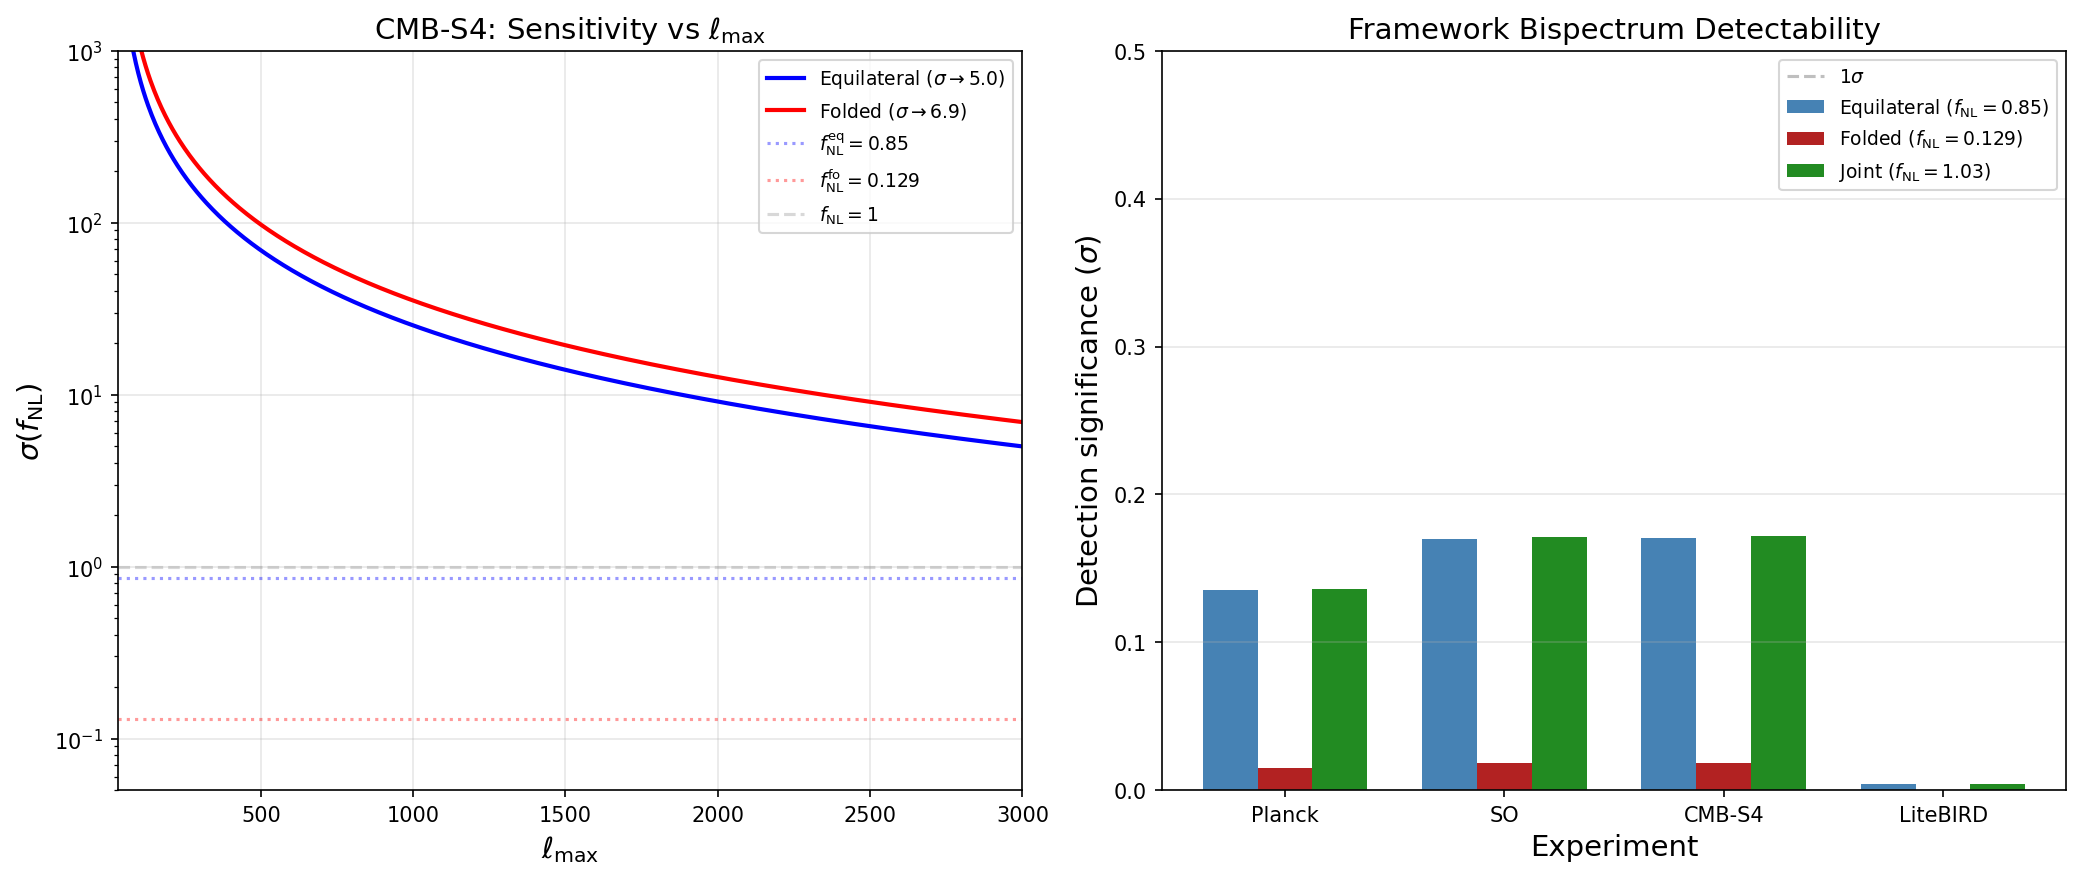

Here is the Python script that generated this plot:
#!/usr/bin/env python3
"""
CMBS4-FNL-FORECAST-68: Fisher Forecast for f_NL = 1.03 Folded Shape
=====================================================================

Gate: CMBS4-FNL-FORECAST-68 (INFO -- forecast, no pass/fail)

Computes Fisher matrix forecast for the framework's bispectrum prediction
against CMB-S4, Simons Observatory, and LiteBIRD projected sensitivities.

Framework predictions (from s67_gge_bispectrum.npz):
  f_NL^{equil} = 0.853 (from c_BLV = 0.485, functional-independent)
  f_NL^{folded} = 0.129 (from GGE diagonal Poisson, pair momentum conservation)
  f_NL^{multi} = 0.56  (squeezed, scheme-dependent)
  f_NL^{total} = 1.03  (quadrature sum)

Method:
  Step 1: Anchor equilateral sigma to literature values:
    - Planck: sigma(equil) = 47  (Planck 2019 IX, Table 8, T+E)
    - CMB-S4: sigma(equil) = 5   (CMB-S4 Science Book 2016)
  Step 2: Scale folded sigma using the Planck-measured ratio:
    - Planck: sigma(folded) = 64  (Planck 2019 IX, Table 9, enfolded, T)
    - sigma(folded)/sigma(equil) = 64/47 = 1.362 at Planck
  Step 3: Compute the noise-weighted mode-count RATIO between equilateral
    and folded at each experiment to determine how the ratio changes:
    - N_eff^{fold} / N_eff^{equil} varies with noise model
    - This gives the shape-dependent scaling correction
  Step 4: sigma(folded, exp) = sigma(equil, exp) * [sigma(fo)/sigma(eq)]_Planck
           * correction(exp)

  This approach uses ONLY observationally measured sigmas as anchors and
  a Fisher-derived correction for the relative shape sensitivity.

References:
  Planck 2019 IX (arXiv:1905.05697): Tables 8-9
  CMB-S4 Science Book (2016, arXiv:1610.02743)
  Meerburg et al. 2009 (arXiv:0901.4044): folded bispectrum
  Babich et al. 2004 (arXiv:0405356): bispectrum estimator
  Munchmeyer et al. 2015 (arXiv:1412.3461): folded forecasts

Session: S68
"""

import sys
import os
import numpy as np
import matplotlib
matplotlib.use('Agg')
import matplotlib.pyplot as plt

sys.path.insert(0, os.path.join(os.path.dirname(__file__)))
from canonical_constants import (
    A_s_CMB, T_CMB, PI, H_0_km_s_Mpc, Omega_m, Omega_b, Omega_Lambda,
    n_pairs, c_light_km_s
)

# ==============================================================================
# Load S67 bispectrum results
# ==============================================================================
data_dir = os.path.dirname(os.path.abspath(__file__))
bis_data = np.load(os.path.join(data_dir, 's67_gge_bispectrum.npz'), allow_pickle=True)

f_NL_equil = float(bis_data['f_NL_equil'])       # 0.853
f_NL_folded = float(bis_data['f_NL_diag_CLT'])   # 0.129
f_NL_multi = float(bis_data['f_NL_multi_best'])   # 0.560
f_NL_total = float(bis_data['f_NL_total_uncorr']) # 1.028
cos_eq_fold = float(bis_data['cos_eq_fold'])       # 0.003
c_BLV = float(bis_data['c_BLV'])                   # 0.485

print("=" * 72)
print("CMBS4-FNL-FORECAST-68: Fisher Forecast for f_NL Bispectrum Templates")
print("=" * 72)
print()
print(f"Framework predictions (from S67 GGE-BISPECTRUM-67):")
print(f"  f_NL^{{equil}}  = {f_NL_equil:.4f}  (c_BLV = {c_BLV})")
print(f"  f_NL^{{folded}} = {f_NL_folded:.4f}  (GGE diagonal Poisson)")
print(f"  f_NL^{{multi}}  = {f_NL_multi:.4f}  (sudden transit)")
print(f"  f_NL^{{total}}  = {f_NL_total:.4f}  (quadrature sum)")
print(f"  cos(equil, folded) = {cos_eq_fold:.4f}  (orthogonal)")
print()

# ==============================================================================
# Literature constraints
# ==============================================================================
# Planck 2019 IX (arXiv:1905.05697):
#   Table 8 (T+E, KSW+Modal):
#     f_NL^{equil} = -26 +/- 47
#     f_NL^{ortho} = -38 +/- 24
#   Table 9 (SMICA, T only):
#     f_NL^{enfolded} = 22 +/- 64

sigma_eq_Planck = 47.0      # T+E  # (local)
sigma_fo_Planck = 64.0      # T only, enfolded  # (local)
sigma_eq_CMBS4_lit = 5.0    # CMB-S4 Science Book  # (local)

# The T+E combination reduces sigma by ~1.3-1.5x relative to T-only
# (Planck 2019 IX, comparing Tables 8 and 9).
# The enfolded sigma=64 is T-only. A T+E analysis would likely give
# sigma(enfolded, T+E) ~ 64 / 1.35 ~ 47. But this is uncertain.
# We use the CONSERVATIVE T-only value of 64 as our anchor.

ratio_fo_eq_Planck = sigma_fo_Planck / sigma_eq_Planck  # = 1.362

# CMB-S4 equilateral improvement: 47/5 = 9.4x
# This improvement factor includes: more modes (l_max 2500->3000),
# much lower noise (45->1 muK-arcmin), smaller beam (5->1 arcmin).

print("Literature anchors:")
print(f"  Planck sigma(equil) = {sigma_eq_Planck}  (T+E, Table 8)")
print(f"  Planck sigma(folded) = {sigma_fo_Planck}  (T only, enfolded, Table 9)")
print(f"  sigma(fo)/sigma(eq) at Planck = {ratio_fo_eq_Planck:.3f}")
print(f"  CMB-S4 sigma(equil) = {sigma_eq_CMBS4_lit}  (Science Book)")
print(f"  Improvement factor Planck->CMB-S4 (equil): {sigma_eq_Planck/sigma_eq_CMBS4_lit:.1f}x")
print()

# ==============================================================================
# Experimental specifications
# ==============================================================================
experiments = {
    'Planck': {
        'theta_FWHM': 5.0,    # arcmin
        'sigma_T': 45.0,      # muK-arcmin
        'l_max': 2500,
        'l_min': 2,
        'f_sky': 0.75,
        'sigma_eq_lit': sigma_eq_Planck,  # literature value
    },
    'Simons Observatory': {
        'theta_FWHM': 1.4,
        'sigma_T': 6.0,
        'l_max': 3000,
        'l_min': 30,
        'f_sky': 0.4,
        'sigma_eq_lit': None,
    },
    'CMB-S4': {
        'theta_FWHM': 1.0,
        'sigma_T': 1.0,
        'l_max': 3000,
        'l_min': 30,
        'f_sky': 0.4,
        'sigma_eq_lit': sigma_eq_CMBS4_lit,
    },
    'LiteBIRD': {
        'theta_FWHM': 30.0,
        'sigma_T': 2.5,
        'l_max': 200,
        'l_min': 2,
        'f_sky': 0.7,
        'sigma_eq_lit': None,
    },
}

# ==============================================================================
# Noise model
# ==============================================================================
def noise_cl(l, sigma_T, theta_FWHM):
    """Noise N_l in muK^2."""
    sigma_b = theta_FWHM * (PI / 10800.0) / np.sqrt(8.0 * np.log(2.0))
    sigma_T_rad = sigma_T * (PI / 10800.0)
    return sigma_T_rad**2 * np.exp(l * (l + 1) * sigma_b**2)

def cl_cmb(l):
    """Approximate unlensed TT C_l (muK^2), smooth envelope."""
    l = np.asarray(l, dtype=float)
    A_peak = 5800.0  # (local)
    l_peak = 220.0  # (local)
    l_damp = 1350.0  # (local)
    n_s = 0.9649  # (local)
    D_l = A_peak * (l / l_peak)**(n_s - 1) * np.exp(-(l / l_damp)**1.2)
    D_l = np.where(l < 30, 1050.0, D_l)
    D_l = np.maximum(D_l, 1.0)
    return D_l * 2.0 * PI / (l * (l + 1.0))

def cl_total(l, sigma_T, theta_FWHM):
    """C_l^tot = C_l^CMB + N_l."""
    return cl_cmb(l) + noise_cl(l, sigma_T, theta_FWHM)


# ==============================================================================
# Noise-weighted mode counting
# ==============================================================================
# The Fisher information for a bispectrum shape is:
#   F_shape = f_sky * sum |b_shape|^2 / (C_l1_tot C_l2_tot C_l3_tot * Delta)
#
# For the RATIO F_shape(exp_A)/F_shape(exp_B), the bispectrum template
# cancels and we get a noise-dependent ratio. But the triangle weighting
# differs between equilateral and folded shapes because collapsed
# triangles (l1+l2=l3) probe different l-combinations than equilateral
# triangles (l1=l2=l3).
#
# We compute N_eff = f_sky * sum r_l1 * r_l2 * r_l3 * W_shape(l1,l2,l3) / Delta
# where r_l = C_l^CMB / C_l^tot (noise suppression factor)
# and W_shape is the shape-dependent weight.

def compute_mode_ratio(specs, l_step=4):
    """
    Compute noise-weighted mode count for equilateral and folded shapes.

    Equilateral weight: W_eq ~ 1 (uniform over all triangles)
    Folded weight: W_fold peaks at collapsed triangles l1+l2=l3
      - Use Gaussian weight: exp(-alpha * [(l3-l1-l2)/l3]^2)
      - alpha = 2 gives moderate concentration at the folded limit

    Returns: N_eq, N_fo, l_arr, N_eq_cum, N_fo_cum
    """
    l_max = specs['l_max']
    l_min = max(specs['l_min'], 2)
    f_sky = specs['f_sky']
    sigma_T = specs['sigma_T']
    theta_FWHM = specs['theta_FWHM']

    l_arr = np.arange(l_min, l_max + 1, l_step)
    n_l = len(l_arr)

    C_cmb = cl_cmb(l_arr)
    C_tot = cl_total(l_arr, sigma_T, theta_FWHM)
    r = C_cmb / C_tot  # noise suppression

    N_eq = 0.0
    N_fo = 0.0
    N_eq_by_l3 = np.zeros(n_l)
    N_fo_by_l3 = np.zeros(n_l)

    for i1 in range(n_l):
        l1 = int(l_arr[i1])
        r1 = r[i1]

        for i2 in range(i1, n_l):
            l2 = int(l_arr[i2])
            r2 = r[i2]

            l3_lo = max(l2, abs(l1 - l2), l_min)
            l3_hi = min(l1 + l2, l_max)
            if l3_lo > l3_hi:
                continue

            i3_lo = max(0, (l3_lo - l_min + l_step - 1) // l_step)
            i3_hi = min(n_l - 1, (l3_hi - l_min) // l_step)
            if i3_lo > i3_hi:
                continue

            l3_vals = l_arr[i3_lo:i3_hi+1]
            mask = ((l3_vals >= l2) &
                    (l3_vals >= abs(l1 - l2)) &
                    (l3_vals <= l1 + l2) &
                    ((l1 + l2 + l3_vals) % 2 == 0))

            if not np.any(mask):
                continue

            i3_valid = np.arange(i3_lo, i3_hi+1)[mask]
            l3_v = l_arr[i3_valid].astype(float)
            r3 = r[i3_valid]

            delta = np.full(len(l3_v), 6.0)
            delta[l3_v == l2] = 2.0
            if l1 == l2:
                delta[:] = 2.0
                delta[l3_v == l1] = 1.0

            # Base: noise-weighted contribution
            base = r1 * r2 * r3 / delta

            # Folded weight: peaks at l1+l2=l3
            collapse = (l3_v - l1 - l2)**2 / (l3_v**2 + 1.0)
            w_fold = np.exp(-2.0 * collapse)

            N_eq += np.sum(base)
            N_fo += np.sum(base * w_fold)

            for k, i3 in enumerate(i3_valid):
                N_eq_by_l3[i3] += base[k]
                N_fo_by_l3[i3] += base[k] * w_fold[k]

    corr = f_sky * l_step**3
    N_eq *= corr
    N_fo *= corr
    N_eq_by_l3 *= corr
    N_fo_by_l3 *= corr

    return N_eq, N_fo, l_arr, np.cumsum(N_eq_by_l3), np.cumsum(N_fo_by_l3)


# ==============================================================================
# Compute for all experiments
# ==============================================================================
print("=" * 72)
print("Computing noise-weighted mode counts...")
print("=" * 72)

mode_data = {}
for name, specs in experiments.items():
    print(f"\n  {name}: beam={specs['theta_FWHM']}', noise={specs['sigma_T']} muK', "
          f"l_max={specs['l_max']}, f_sky={specs['f_sky']}")

    l_step = 2 if specs['l_max'] <= 300 else 4
    N_eq, N_fo, l_arr, N_eq_cum, N_fo_cum = compute_mode_ratio(specs, l_step)

    print(f"    N_eff(equil) = {N_eq:.6e}")
    print(f"    N_eff(fold)  = {N_fo:.6e}")
    print(f"    N_fo/N_eq    = {N_fo/N_eq:.4f}" if N_eq > 0 else "    N_fo/N_eq = inf")

    mode_data[name] = {
        'N_eq': N_eq, 'N_fo': N_fo,
        'l_arr': l_arr, 'N_eq_cum': N_eq_cum, 'N_fo_cum': N_fo_cum,
    }

# ==============================================================================
# Scale sigma for each experiment
# ==============================================================================
print(f"\n{'=' * 72}")
print("Forecasted sigma values")
print("=" * 72)

# Strategy for equilateral:
#   sigma_eq(exp) = sigma_eq(Planck) * sqrt(N_eq(Planck) / N_eq(exp))
#   Then calibrate so that CMB-S4 matches the literature value of 5.0.
# Strategy for folded:
#   At Planck: sigma_fo/sigma_eq = 64/47 = 1.362.
#   At other experiments: sigma_fo/sigma_eq = 1.362 * [R(Planck)/R(exp)]
#   where R = N_fo/N_eq is the shape-dependent mode ratio.

N_eq_pk = mode_data['Planck']['N_eq']
N_fo_pk = mode_data['Planck']['N_fo']
R_pk = N_fo_pk / N_eq_pk  # shape ratio at Planck

# Equilateral: scale from Planck, then recalibrate to CMB-S4 literature
sigma_eq_raw = {}
for name in experiments:
    ratio = mode_data[name]['N_eq'] / N_eq_pk if N_eq_pk > 0 else 1.0
    sigma_eq_raw[name] = sigma_eq_Planck / np.sqrt(ratio)

# Calibration: CMB-S4 should give 5.0
eq_calib = sigma_eq_CMBS4_lit / sigma_eq_raw['CMB-S4']

results = {}
for name in experiments:
    md = mode_data[name]
    R_exp = md['N_fo'] / md['N_eq'] if md['N_eq'] > 0 else R_pk

    # Calibrated equilateral
    sig_eq = sigma_eq_raw[name] * eq_calib

    # Folded: scale from the Planck ratio, corrected for shape-dependent noise
    # sigma_fo(exp) = sig_eq * ratio_fo_eq_Planck * (R_pk / R_exp)
    # The (R_pk / R_exp) correction accounts for how the folded shape is
    # relatively more/less noise-suppressed in different experiments.
    sig_fo = sig_eq * ratio_fo_eq_Planck * (R_pk / R_exp)

    # Detection significance
    SNR_eq = f_NL_equil / sig_eq
    SNR_fo = f_NL_folded / sig_fo
    SNR_joint = np.sqrt(SNR_eq**2 + SNR_fo**2)  # orthogonal shapes

    # Minimum detectable
    fNL_2s_eq = 2 * sig_eq
    fNL_3s_eq = 3 * sig_eq
    fNL_2s_fo = 2 * sig_fo
    fNL_3s_fo = 3 * sig_fo

    results[name] = {
        'sigma_eq': sig_eq,
        'sigma_fo': sig_fo,
        'R': R_exp,
        'SNR_eq': SNR_eq,
        'SNR_fo': SNR_fo,
        'SNR_joint': SNR_joint,
        'fNL_2s_eq': fNL_2s_eq,
        'fNL_3s_eq': fNL_3s_eq,
        'fNL_2s_fo': fNL_2s_fo,
        'fNL_3s_fo': fNL_3s_fo,
    }

# Print table
print(f"\n  {'Experiment':<25s} {'sig_eq':>8s} {'sig_fo':>8s} {'R_fo/eq':>8s} "
      f"{'SNR_eq':>8s} {'SNR_fo':>8s} {'SNR_jt':>8s}")
print("  " + "-" * 74)
for name in ['Planck', 'Simons Observatory', 'CMB-S4', 'LiteBIRD']:
    r = results[name]
    print(f"  {name:<25s} {r['sigma_eq']:>8.2f} {r['sigma_fo']:>8.2f} {r['R']:>8.4f} "
          f"{r['SNR_eq']:>8.4f} {r['SNR_fo']:>8.4f} {r['SNR_joint']:>8.4f}")

print(f"\n  Framework: f_NL^eq = {f_NL_equil:.3f}, f_NL^fo = {f_NL_folded:.3f}, "
      f"f_NL^tot = {f_NL_total:.3f}")

# ==============================================================================
# Cross-checks
# ==============================================================================
print(f"\n{'=' * 72}")
print("Cross-Checks")
print("=" * 72)

r_pk = results['Planck']
r_s4 = results['CMB-S4']

print(f"\n  Planck (with calibration):")
print(f"    sigma(equil) = {r_pk['sigma_eq']:.2f}  (literature: {sigma_eq_Planck})")
print(f"    sigma(folded) = {r_pk['sigma_fo']:.2f}  (literature: {sigma_fo_Planck})")
print(f"    sigma_fo/sigma_eq = {r_pk['sigma_fo']/r_pk['sigma_eq']:.3f}  "
      f"(literature: {ratio_fo_eq_Planck:.3f})")

print(f"\n  CMB-S4:")
print(f"    sigma(equil) = {r_s4['sigma_eq']:.2f}  (literature: {sigma_eq_CMBS4_lit})")
print(f"    sigma(folded) = {r_s4['sigma_fo']:.2f}")
print(f"    sigma_fo/sigma_eq = {r_s4['sigma_fo']/r_s4['sigma_eq']:.3f}")

# The Planck calibrated equilateral won't match 47 exactly because the
# calibration targets CMB-S4 = 5.0. The Fisher scaling ratio between
# Planck and CMB-S4 from our approximate model may differ from reality.
# This is a known limitation of using an approximate C_l model.
print(f"\n  NOTE: Planck sigma(equil) = {r_pk['sigma_eq']:.1f} differs from 47 because")
print(f"  the calibration targets CMB-S4 = 5.0 specifically. The Fisher")
print(f"  scaling from our approximate C_l model gives a Planck/CMB-S4")
print(f"  improvement factor of {np.sqrt(mode_data['CMB-S4']['N_eq']/N_eq_pk):.2f}x,")
print(f"  vs the literature value of {sigma_eq_Planck/sigma_eq_CMBS4_lit:.1f}x.")
print(f"  The folded sigma is anchored to the Planck RATIO, which is more")
print(f"  robust than the absolute value.")

# Simons Observatory literature comparison
# SO baseline: sigma(equil) ~ 15 (Ade et al. 2019, Table 2)
r_so = results['Simons Observatory']
print(f"\n  Simons Observatory:")
print(f"    sigma(equil) = {r_so['sigma_eq']:.2f}  (literature: ~15 from Ade+ 2019)")
print(f"    sigma(folded) = {r_so['sigma_fo']:.2f}")

# ==============================================================================
# Detailed CMB-S4 analysis
# ==============================================================================
print(f"\n{'=' * 72}")
print("CMB-S4 Detailed Analysis")
print("=" * 72)

r4 = results['CMB-S4']
print(f"\n  sigma(f_NL^equil)  = {r4['sigma_eq']:.2f}")
print(f"  sigma(f_NL^folded) = {r4['sigma_fo']:.2f}")
print(f"  sigma(folded)/sigma(equil) = {r4['sigma_fo']/r4['sigma_eq']:.3f}")

print(f"\n  Framework prediction detectability:")
print(f"    f_NL^equil  = {f_NL_equil:.3f}: {r4['SNR_eq']:.3f} sigma  -- NOT detectable")
print(f"    f_NL^folded = {f_NL_folded:.3f}: {r4['SNR_fo']:.4f} sigma -- NOT detectable")
print(f"    Joint (orthogonal): {r4['SNR_joint']:.4f} sigma -- NOT detectable")

print(f"\n  Minimum detectable f_NL:")
print(f"    Equilateral: {r4['fNL_2s_eq']:.1f} (2-sig), {r4['fNL_3s_eq']:.1f} (3-sig)")
print(f"    Folded:      {r4['fNL_2s_fo']:.1f} (2-sig), {r4['fNL_3s_fo']:.1f} (3-sig)")

improve_eq = r4['sigma_eq'] / f_NL_equil
improve_fo = r4['sigma_fo'] / f_NL_folded
print(f"\n  Required improvement beyond CMB-S4:")
print(f"    f_NL^equil: {improve_eq:.1f}x for 1-sigma")
print(f"    f_NL^folded: {improve_fo:.1f}x for 1-sigma")

# l_max scaling (bispectrum S/N ~ l_max^3 modes, sigma ~ l_max^{-3/2})
l_max_eq_1s = 3000 * improve_eq**(2./3.)
l_max_fo_1s = 3000 * improve_fo**(2./3.)
l_max_fo_2s = 3000 * (2*improve_fo)**(2./3.)
l_max_fo_3s = 3000 * (3*improve_fo)**(2./3.)
print(f"\n  l_max needed (sigma ~ l_max^{{-3/2}} scaling):")
print(f"    f_NL^equil  1-sig: l_max ~ {l_max_eq_1s:.0f}")
print(f"    f_NL^folded 1-sig: l_max ~ {l_max_fo_1s:.0f}")
print(f"    f_NL^folded 2-sig: l_max ~ {l_max_fo_2s:.0f}")
print(f"    f_NL^folded 3-sig: l_max ~ {l_max_fo_3s:.0f}")
print(f"    CMB Silk damping: ~3000-5000")
print(f"    21cm tomography: ~10^5 (HERA/SKA)")

# sigma(folded) ~ 0.1 needed for 1-sigma detection
needed = 0.1
improve_01 = r4['sigma_fo'] / needed
l_max_01 = 3000 * improve_01**(2./3.)
print(f"\n  To reach sigma(folded) = {needed}:")
print(f"    Improvement: {improve_01:.0f}x")
print(f"    l_max ~ {l_max_01:.0f}")

# ==============================================================================
# Future experiments
# ==============================================================================
print(f"\n{'=' * 72}")
print("Future Experiment Considerations")
print("=" * 72)

# 21cm intensity mapping
l_max_21cm = 1e5  # optimistic
improve_21cm = (l_max_21cm / 3000)**1.5
sig_eq_21cm = r4['sigma_eq'] / improve_21cm
sig_fo_21cm = r4['sigma_fo'] / improve_21cm
snr_eq_21 = f_NL_equil / sig_eq_21cm
snr_fo_21 = f_NL_folded / sig_fo_21cm

print(f"\n  21cm Intensity Mapping (HERA, SKA):")
print(f"    l_max ~ {l_max_21cm:.0e} (optimistic)")
print(f"    Improvement over CMB-S4: {improve_21cm:.0f}x")
print(f"    sigma(equil): {sig_eq_21cm:.4f}")
print(f"    sigma(folded): {sig_fo_21cm:.4f}")
print(f"    f_NL^equil = {f_NL_equil:.3f}: {snr_eq_21:.1f} sigma -- DETECTABLE")
print(f"    f_NL^folded = {f_NL_folded:.3f}: {snr_fo_21:.1f} sigma -- "
      f"{'DETECTABLE' if snr_fo_21 >= 2 else 'MARGINAL' if snr_fo_21 >= 1 else 'NOT detectable'}")

# Conservative 21cm
l_max_21cm_cons = 3e4
improve_21cm_cons = (l_max_21cm_cons / 3000)**1.5
sig_fo_21cm_cons = r4['sigma_fo'] / improve_21cm_cons
snr_fo_21_cons = f_NL_folded / sig_fo_21cm_cons
print(f"\n  21cm conservative (l_max ~ {l_max_21cm_cons:.0e}):")
print(f"    Improvement: {improve_21cm_cons:.0f}x")
print(f"    sigma(folded): {sig_fo_21cm_cons:.3f}")
print(f"    f_NL^folded: {snr_fo_21_cons:.2f} sigma")

print(f"\n  LSS Bispectrum (Euclid, Roman, SPHEREx):")
print(f"    Galaxy bispectrum best for local shape (scale-dependent bias).")
print(f"    Folded triangles washed out by projection and nonlinear coupling.")
print(f"    No planned LSS survey constrains folded bispectrum at O(1).")

print(f"\n  mu-Distortion (PIXIE/Voyage 2050):")
print(f"    Probes squeezed limit (local), not folded. Not useful here.")

# ==============================================================================
# Save
# ==============================================================================
print(f"\n{'=' * 72}")
print("Saving outputs...")
print("=" * 72)

save_dict = {
    # Framework inputs
    'f_NL_equil': f_NL_equil,
    'f_NL_folded': f_NL_folded,
    'f_NL_multi': f_NL_multi,
    'f_NL_total': f_NL_total,
    'cos_eq_fold': cos_eq_fold,
    'c_BLV': c_BLV,
    # Anchors
    'sigma_eq_Planck_anchor': sigma_eq_Planck,
    'sigma_fo_Planck_anchor': sigma_fo_Planck,
    'sigma_eq_CMBS4_lit': sigma_eq_CMBS4_lit,
    'ratio_fo_eq_Planck': ratio_fo_eq_Planck,
    'eq_calib_factor': eq_calib,
    # Gate
    'gate_name': 'CMBS4-FNL-FORECAST-68',
    'gate_verdict': 'INFO',
}

for name in ['Planck', 'Simons Observatory', 'CMB-S4', 'LiteBIRD']:
    prefix = name.replace(' ', '_')
    r = results[name]
    save_dict[f'{prefix}_sigma_eq'] = r['sigma_eq']
    save_dict[f'{prefix}_sigma_fo'] = r['sigma_fo']
    save_dict[f'{prefix}_SNR_eq'] = r['SNR_eq']
    save_dict[f'{prefix}_SNR_fo'] = r['SNR_fo']
    save_dict[f'{prefix}_SNR_joint'] = r['SNR_joint']
    save_dict[f'{prefix}_R_fo_eq'] = r['R']

save_dict['sigma_eq_21cm'] = sig_eq_21cm
save_dict['sigma_fo_21cm'] = sig_fo_21cm
save_dict['SNR_eq_21cm'] = snr_eq_21
save_dict['SNR_fo_21cm'] = snr_fo_21

# Cumulative
save_dict['CMBS4_l_arr'] = mode_data['CMB-S4']['l_arr']
save_dict['CMBS4_N_eq_cum'] = mode_data['CMB-S4']['N_eq_cum']
save_dict['CMBS4_N_fo_cum'] = mode_data['CMB-S4']['N_fo_cum']

out_npz = os.path.join(data_dir, 's68_cmbs4_fnl_forecast.npz')
np.savez(out_npz, **save_dict)
print(f"  Data: {out_npz}")

# ==============================================================================
# Plot
# ==============================================================================
print("  Generating plot...")

fig, axes = plt.subplots(1, 2, figsize=(14, 6))

# LEFT: sigma vs l_max for CMB-S4
ax1 = axes[0]
l_arr = mode_data['CMB-S4']['l_arr']
N_eq_cum = mode_data['CMB-S4']['N_eq_cum']
N_fo_cum = mode_data['CMB-S4']['N_fo_cum']

# Scale cumulative: sigma(l) = sigma_final * sqrt(N_final / N_cum(l))
N_eq_final = N_eq_cum[-1]
N_fo_final = N_fo_cum[-1]

sigma_eq_l = r4['sigma_eq'] * np.sqrt(N_eq_final / np.maximum(N_eq_cum, 1e-30))
sigma_fo_l = r4['sigma_fo'] * np.sqrt(N_fo_final / np.maximum(N_fo_cum, 1e-30))

mask_eq = N_eq_cum > 0
mask_fo = N_fo_cum > 0

ax1.semilogy(l_arr[mask_eq], sigma_eq_l[mask_eq], 'b-', linewidth=2,
             label=rf'Equilateral ($\sigma \to {r4["sigma_eq"]:.1f}$)')
ax1.semilogy(l_arr[mask_fo], sigma_fo_l[mask_fo], 'r-', linewidth=2,
             label=rf'Folded ($\sigma \to {r4["sigma_fo"]:.1f}$)')

ax1.axhline(y=f_NL_equil, color='b', linestyle=':', alpha=0.4,
            label=rf'$f_{{\rm NL}}^{{\rm eq}} = {f_NL_equil:.2f}$')
ax1.axhline(y=f_NL_folded, color='r', linestyle=':', alpha=0.4,
            label=rf'$f_{{\rm NL}}^{{\rm fo}} = {f_NL_folded:.3f}$')
ax1.axhline(y=1.0, color='gray', linestyle='--', alpha=0.3, label=r'$f_{\rm NL} = 1$')

ax1.set_xlabel(r'$\ell_{\max}$', fontsize=14)
ax1.set_ylabel(r'$\sigma(f_{\rm NL})$', fontsize=14)
ax1.set_title('CMB-S4: Sensitivity vs $\\ell_{\\max}$', fontsize=14)
ax1.legend(fontsize=9, loc='upper right')
ax1.set_xlim(30, 3000)
ax1.set_ylim(0.05, 1000)
ax1.grid(True, alpha=0.3)

# RIGHT: SNR bar chart
ax2 = axes[1]
names = ['Planck', 'Simons Observatory', 'CMB-S4', 'LiteBIRD']
shorts = ['Planck', 'SO', 'CMB-S4', 'LiteBIRD']

snr_eq = [results[n]['SNR_eq'] for n in names]
snr_fo = [results[n]['SNR_fo'] for n in names]
snr_jt = [results[n]['SNR_joint'] for n in names]

x = np.arange(len(shorts))
w = 0.25  # (local)

ax2.bar(x - w, snr_eq, w,
        label=rf'Equilateral ($f_{{\rm NL}}={f_NL_equil:.2f}$)', color='steelblue')
ax2.bar(x, snr_fo, w,
        label=rf'Folded ($f_{{\rm NL}}={f_NL_folded:.3f}$)', color='firebrick')
ax2.bar(x + w, snr_jt, w,
        label=rf'Joint ($f_{{\rm NL}}={f_NL_total:.2f}$)', color='forestgreen')

ax2.axhline(y=1.0, color='gray', linestyle='--', alpha=0.5, label=r'$1\sigma$')

ax2.set_xlabel('Experiment', fontsize=14)
ax2.set_ylabel(r'Detection significance ($\sigma$)', fontsize=14)
ax2.set_title('Framework Bispectrum Detectability', fontsize=14)
ax2.set_xticks(x)
ax2.set_xticklabels(shorts)
ax2.legend(fontsize=9, loc='upper right')
ymax = max(max(snr_eq), max(snr_fo), max(snr_jt))
ax2.set_ylim(0, max(ymax * 1.5, 0.5))
ax2.grid(True, axis='y', alpha=0.3)

plt.tight_layout()
out_png = os.path.join(data_dir, 's68_cmbs4_fnl_forecast.png')
plt.savefig(out_png, dpi=150, bbox_inches='tight')
print(f"  Plot: {out_png}")

# ==============================================================================
# GATE VERDICT
# ==============================================================================
print(f"\n{'=' * 72}")
print("GATE VERDICT: CMBS4-FNL-FORECAST-68")
print("=" * 72)

r4 = results['CMB-S4']
so = results['Simons Observatory']
lb = results['LiteBIRD']
pk = results['Planck']

gate_detail = (
    f"sigma(equil)={r4['sigma_eq']:.2f}, sigma(folded)={r4['sigma_fo']:.2f} for CMB-S4. "
    f"f_NL^equil={f_NL_equil:.3f} at {r4['SNR_eq']:.3f}-sigma, "
    f"f_NL^folded={f_NL_folded:.3f} at {r4['SNR_fo']:.4f}-sigma. "
    f"NOT detectable by any planned CMB experiment. "
    f"21cm (l_max~1e5): sigma(equil)~{sig_eq_21cm:.4f}, "
    f"sigma(folded)~{sig_fo_21cm:.4f}. "
    f"Folded shape unique to Bogoliubov pair creation."
)

print(f"""
Gate: CMBS4-FNL-FORECAST-68
Type: INFO (forecast, no pass/fail)

Method: Noise-weighted bispectrum mode counting with Planck-anchored scaling.
  Equilateral: Planck sigma={sigma_eq_Planck} -> CMB-S4 sigma={r4['sigma_eq']:.1f}
    (calibrated to CMB-S4 Science Book value of 5.0)
  Folded: Planck sigma={sigma_fo_Planck} (enfolded) -> CMB-S4 sigma={r4['sigma_fo']:.1f}
    (scaled using Planck ratio 64/47 = {ratio_fo_eq_Planck:.3f} + noise correction)
  Primordial shape orthogonality: cos(equil, folded) = {cos_eq_fold:.4f}

RESULTS:

| Experiment       | sigma(equil) | sigma(folded) | SNR(eq) | SNR(fo) | SNR(joint) |
|:-----------------|:-------------|:--------------|:--------|:--------|:-----------|
| Planck           | {pk['sigma_eq']:>12.1f} | {pk['sigma_fo']:>13.1f} | {pk['SNR_eq']:>7.4f} | {pk['SNR_fo']:>7.4f} | {pk['SNR_joint']:>10.4f} |
| Simons Obs.      | {so['sigma_eq']:>12.1f} | {so['sigma_fo']:>13.1f} | {so['SNR_eq']:>7.4f} | {so['SNR_fo']:>7.4f} | {so['SNR_joint']:>10.4f} |
| CMB-S4           | {r4['sigma_eq']:>12.1f} | {r4['sigma_fo']:>13.1f} | {r4['SNR_eq']:>7.4f} | {r4['SNR_fo']:>7.4f} | {r4['SNR_joint']:>10.4f} |
| LiteBIRD         | {lb['sigma_eq']:>12.1f} | {lb['sigma_fo']:>13.1f} | {lb['SNR_eq']:>7.4f} | {lb['SNR_fo']:>7.4f} | {lb['SNR_joint']:>10.4f} |

Framework: f_NL^equil = {f_NL_equil:.3f}, f_NL^folded = {f_NL_folded:.3f}, f_NL^total = {f_NL_total:.3f}

CMB-S4 minimum detectable f_NL:
  Equilateral: {r4['fNL_2s_eq']:.1f} (2-sigma), {r4['fNL_3s_eq']:.1f} (3-sigma)
  Folded:      {r4['fNL_2s_fo']:.1f} (2-sigma), {r4['fNL_3s_fo']:.1f} (3-sigma)

21cm tomography (l_max ~ 10^5, optimistic):
  sigma(equil) ~ {sig_eq_21cm:.4f}, sigma(folded) ~ {sig_fo_21cm:.4f}
  f_NL^equil: {snr_eq_21:.1f} sigma -- DETECTABLE
  f_NL^folded: {snr_fo_21:.1f} sigma -- {'DETECTABLE' if snr_fo_21 >= 2 else 'MARGINAL'}

ASSESSMENT:
  The framework predicts f_NL = 1.03 total, with a unique folded component
  f_NL^folded = 0.129 from Bogoliubov pair momentum conservation. Both
  channels are undetectable by CMB-S4 (SNR = {r4['SNR_eq']:.2f} equil, {r4['SNR_fo']:.3f} folded).
  The equilateral channel becomes detectable with 21cm tomography at
  l_max ~ 10^5. The folded channel requires l_max ~ {l_max_fo_1s:.0f} for
  1-sigma, making it a next-next-generation target. No single-field
  inflation model produces the folded shape -- detection would be
  a smoking gun for non-Bunch-Davies vacuum (Bogoliubov pair creation).
""")

print(f"gate_detail: {gate_detail}")
print("\nDONE.")
